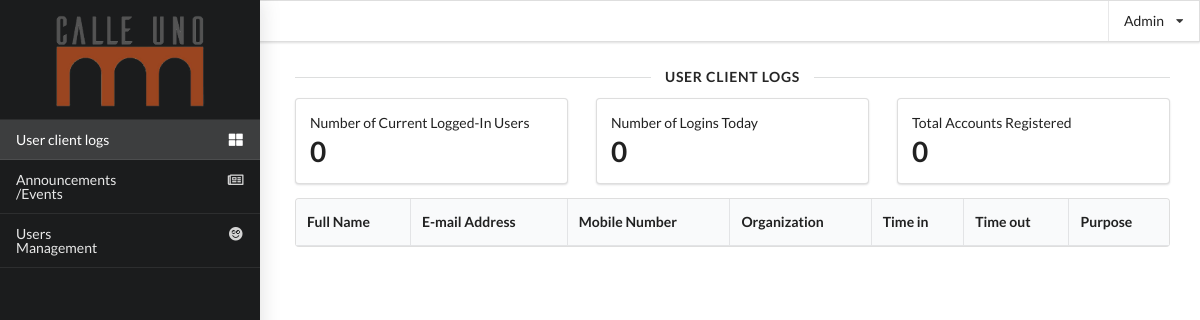
Page /admin.php on the earlier database version.
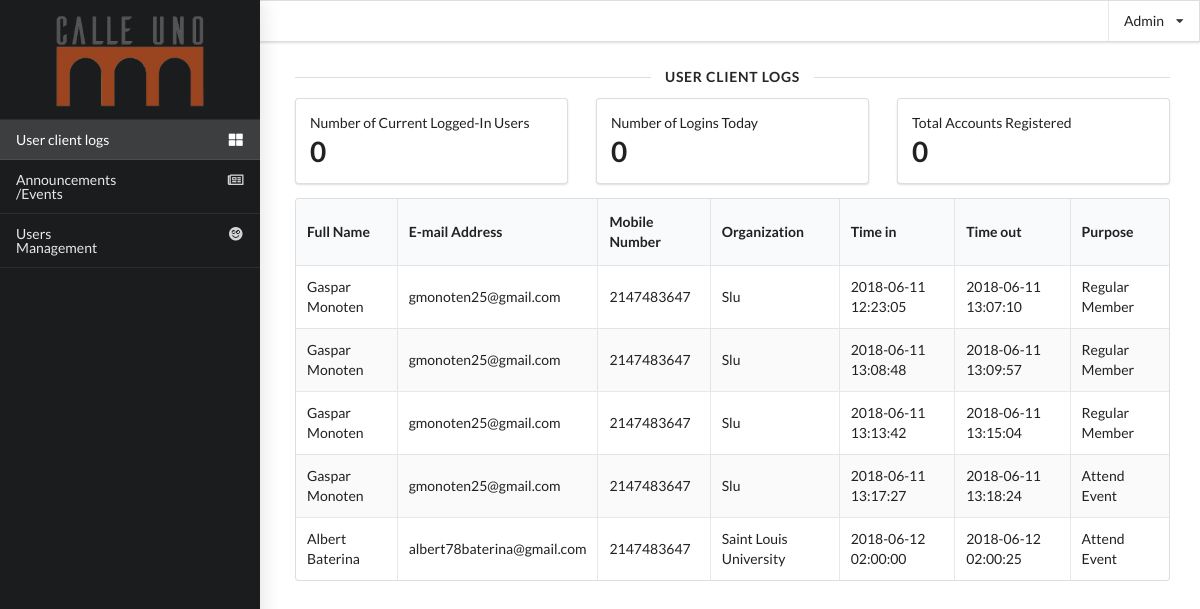
Same page on the later database version.
### tables this page shows
CREATE TABLE `sessions` (
  `sessionId` int(11) NOT NULL AUTO_INCREMENT,
  `userId` int(11) NOT NULL,
  `sessionIn` timestamp NOT NULL DEFAULT '0000-00-00 00:00:00',
  `sessionOut` timestamp NOT NULL DEFAULT '0000-00-00 00:00:00',
  `userPayment` int(11) NOT NULL,
  `sessionNotes` text NOT NULL,
  PRIMARY KEY (`sessionId`),
  KEY `userId_idx` (`userId`),
  CONSTRAINT `userId` FOREIGN KEY (`userId`) REFERENCES `users` (`userId`) ON DELETE CASCADE ON UPDATE CASCADE
);

CREATE TABLE `users` (
  `userId` int(11) NOT NULL AUTO_INCREMENT,
  `first_name` varchar(45) NOT NULL,
  `last_name` varchar(45) NOT NULL,
  `userEmail` varchar(45) NOT NULL,
  `userMobile` int(13) NOT NULL,
  `userCompany` varchar(45) NOT NULL,
  `userPass` varchar(255) NOT NULL,
  `userLevel` int(11) NOT NULL DEFAULT '1',
  PRIMARY KEY (`userId`),
  UNIQUE KEY `userId_UNIQUE` (`userId`),
  UNIQUE KEY `userEmail_UNIQUE` (`userEmail`)
);

### admin/functions.php (called while the page is built, shortened)
<?php
function getUserLogs()
{
    $mysqli = new mysqli(host, user, password, database);
    $name = "";
    $userEmail = "";
    $userMobile = "";
    $userCompany = "";
    $sessionIn = "";
    $sessionOut = "";
    $sessionNotes = "";
    $data = [];
    $query = "SELECT concat(first_name, ' ', last_name) AS name, userEmail, userMobile, userCompany, sessionIn, sessionOut,
        sessionNotes FROM users NATURAL JOIN sessions;";
    if ($stmt = $mysqli->prepare($query)) {
        $stmt->execute();
        $stmt->bind_result($name, $userEmail, $userMobile, $userCompany, $sessionIn, $sessionOut, $sessionNotes);
        while ($stmt->fetch()) {
            $data[] = array($name, $userEmail, $userMobile, $userCompany, $sessionIn, $sessionOut, $sessionNotes);
        }
    }
    return $data;
}

### admin.php (the view, shortened to what this page needs)
<?php
include 'admin/functions.php';
?>
<!DOCTYPE html>
<html>
<head>
    <link rel="stylesheet" href="assets/library/semantic/semantic.min.css">
    <link rel="stylesheet" href="assets/css/style.css">
    <link rel="stylesheet" href="assets/library/DataTables/datatables.css">
    <link rel="stylesheet" href="assets/css/admin.css">
</head>
<body>
<div class="ui menu" id="menu">
    <a href="#" class="ui right floated dropdown item">
        Admin <i class="dropdown icon"></i>
    </a>
</div>
<div class="ui bottom attached pusher">
    <div class="ui visible inverted labeled left vertical sidebar menu" id="sidebar">
        <div class="header item">
            <a href="admin.php"><img class="ui small image centered mini" id="logo" src="assets/images/logo.png"></a>
        </div>
        <a class="item active" href="admin.php">
            <i class="block layout icon"></i>
            User client logs
        </a>
        <a class="item" href="admin/announce-event.php">
            <i class="newspaper outline icon"></i>
            Announcements<br>/Events
        </a>
        <a class="item">
            <i class="smile icon" href="admin/user-management.php"></i>
            Users<br> Management
        </a>
    </div>
    <div id="content">
        <div class="ui basic">
            <div class="ui container">
                <div class="ui horizontal divider">User client logs</div>
            </div>
            <div class="ui stackable grid">
                <div class="three column row">
                    <div class="column">
                        <div class="ui segment">
                            Number of Current Logged-In Users
                            <h1>
                                0
                            </h1>
                        </div>
                    </div>
                    <div class="column">
                        <div class="ui segment">
                            Number of Logins Today
                            <h1>
                                0
                            </h1>
                        </div>
                    </div>
                    <div class="column">
                        <div class="ui segment">
                            Total Accounts Registered
                            <h1>
                                0
                            </h1>
                        </div>
                    </div>
                </div>
            </div>
            <table id="users" class="ui striped selectable celled table">
                <thead>
                <tr>
                    <th>Full Name</th>
                    <th>E-mail Address</th>
                    <th>Mobile Number</th>
                    <th>Organization</th>
                    <th>Time in</th>
                    <th>Time out</th>
                    <th>Purpose</th>
                </tr>
                </thead>
                <tbody>
                <?php
                $data = getUserLogs();
                foreach ($data as $datum) {
                    echo '<tr>';
                    foreach ($datum as $item) {
                        echo "<td>$item</td>";
                    }
                    echo '</tr>';
                }
                ?>
                </tbody>
            </table>
        </div>
    </div>
</div>
</body>
</html>

Differences in the rows shown:
added sessions: item "Gaspar Monoten", userId.userEmail "gmonoten25@gmail.com", userId.userMobile "2147483647", userId.userCompany "Slu", sessionIn "2018-06-11 12:23:05", sessionOut "2018-06-11 13:07:10", sessionNotes "Regular Member"
added sessions: item "Gaspar Monoten", userId.userEmail "gmonoten25@gmail.com", userId.userMobile "2147483647", userId.userCompany "Slu", sessionIn "2018-06-11 13:08:48", sessionOut "2018-06-11 13:09:57", sessionNotes "Regular Member"
added sessions: item "Gaspar Monoten", userId.userEmail "gmonoten25@gmail.com", userId.userMobile "2147483647", userId.userCompany "Slu", sessionIn "2018-06-11 13:13:42", sessionOut "2018-06-11 13:15:04", sessionNotes "Regular Member"
added sessions: item "Gaspar Monoten", userId.userEmail "gmonoten25@gmail.com", userId.userMobile "2147483647", userId.userCompany "Slu", sessionIn "2018-06-11 13:17:27", sessionOut "2018-06-11 13:18:24", sessionNotes "Attend Event"
added sessions: item "Albert Baterina", userId.userEmail "albert78baterina@gmail.com", userId.userMobile "2147483647", userId.userCompany "Saint Louis University", sessionIn "2018-06-12 02:00:00", sessionOut "2018-06-12 02:00:25", sessionNotes "Attend Event"
